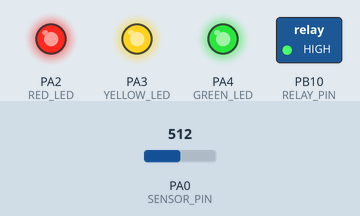
The sketch below on a simulated STM32 Blue Pill. Parts: switched loads named in the sketch (green lamp = pin HIGH), output pins drawn as LEDs (lit = HIGH). The inputs (shaded band) are chosen by the test bench; at power-on: PA0 (SENSOR_PIN) = 512 (analog values on the 0–1023 scale).

Above: at 1.2 s.
1.3 s: PA0 (SENSOR_PIN) set to 461
2.8 s: PA0 (SENSOR_PIN) set to 440
At 3.4 s:
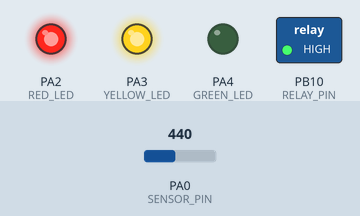
4.3 s: PA0 (SENSOR_PIN) set to 356
5.8 s: PA0 (SENSOR_PIN) set to 334
At 7.0 s:
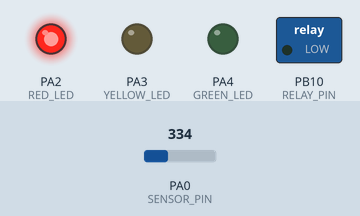
7.3 s: PA0 (SENSOR_PIN) set to 511
At 7.8 s:
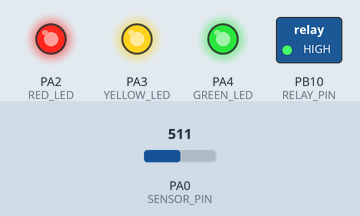
8.8 s: PA0 (SENSOR_PIN) set to 306
At 9.7 s:
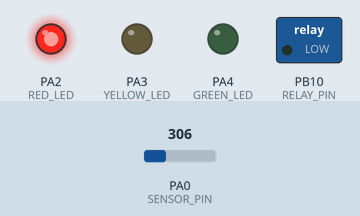
Timing chart, 0 to 11.4 s (numbered marks = the images above; inputs shaded):
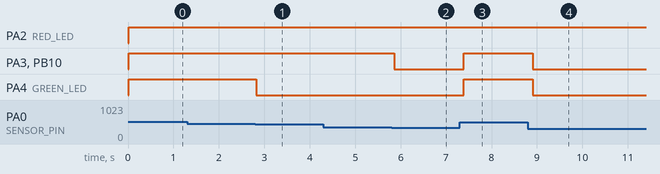

Measured:
- the behaviour switches between 450 and 449 on PA0 (SENSOR_PIN) (found by bisection; images 0 and 1)
- the behaviour switches between 342 and 341 on PA0 (SENSOR_PIN) (found by bisection; images 1 and 2)
- after the input at 1.3 s, every drawn part: stays the same
- after the input at 2.8 s, PA4 (GREEN_LED): HIGH → LOW at once
- after the input at 4.3 s, every drawn part: stays the same
- after the input at 5.8 s, PA3 (YELLOW_LED), PB10 (RELAY_PIN): HIGH → LOW after 0.06 s
- after the input at 7.3 s, PA3 (YELLOW_LED), PA4 (GREEN_LED), PB10 (RELAY_PIN): LOW → HIGH after 0.08 s
- after the input at 8.8 s, PA3 (YELLOW_LED), PA4 (GREEN_LED), PB10 (RELAY_PIN): HIGH → LOW after 0.10 s

The sketch:

Water_Tank_Controller.ino
```cpp
// ============================================================================
// Automatic Water Tank Controller
// STM32 Blue Pill (STM32F103C8T6) | Arduino / STM32duino Core
// ============================================================================
//
// WIRING SUMMARY:
// - Water Sensor : (+) -> 3.3V, (-) -> GND, (S) -> PA0
// - Status LEDs  : Red -> PA2, Yellow -> PA3, Green -> PA4 (each via 220R to GND)
// - Relay Module : VCC -> 3.3V, GND -> GND, IN -> PB10
// - DC Pump      : Powered via Relay COM and NO (Normally Open) terminals
//
// BAR-GRAPH LED & MOTOR HYSTERESIS LOGIC:
// - Low  (< 1365)      : Red ON               | Motor turns ON  (Starts filling)
// - Mid  (1365 - 1799) : Red + Yellow ON      | Motor stays ON if rising from Red;
//                                               Motor stays OFF if falling from Green
// - Full (>= 1800)     : Red + Yellow + Green | Motor turns OFF (Tank full)
// ============================================================================

const int SENSOR_PIN  = PA0;   // Analog Water Level Sensor (ADC1 Ch 0)
const int RELAY_PIN   = PB10;  // Relay IN control pin
const int RED_LED     = PA2;   // Low Water Level LED
const int YELLOW_LED  = PA3;   // Mid Water Level LED
const int GREEN_LED   = PA4;   // Full Water Level LED

const int LOW_THRESHOLD  = 1365; // Pump triggers ON below this ADC reading
const int FULL_THRESHOLD = 1800; // Pump triggers OFF at or above this ADC reading

const bool RELAY_ACTIVE_LOW = true;

bool pumpOn = false; // Starts OFF on boot (if powered up in Yellow, waits until Red)

void setPump(bool state) {
  pumpOn = state;
  // Active-LOW relay (with Relay VCC on 3.3V): LOW (0V) = ON, HIGH (3.3V) = OFF
  bool pinLevel = RELAY_ACTIVE_LOW ? (state ? LOW : HIGH) : (state ? HIGH : LOW);
  digitalWrite(RELAY_PIN, pinLevel);
}

void setLeds(bool red, bool yellow, bool green) {
  digitalWrite(RED_LED,    red    ? HIGH : LOW);
  digitalWrite(YELLOW_LED, yellow ? HIGH : LOW);
  digitalWrite(GREEN_LED,  green  ? HIGH : LOW);
}

int readLevel() {
  long total = 0;
  for (int i = 0; i < 8; i++) {
    total += analogRead(SENSOR_PIN);
    delay(2);
  }
  return (int)(total / 8);
}

void setup() {
  pinMode(RELAY_PIN, OUTPUT);
  setPump(false); // Ensure motor is OFF on boot

  pinMode(RED_LED, OUTPUT);
  pinMode(YELLOW_LED, OUTPUT);
  pinMode(GREEN_LED, OUTPUT);

  pinMode(SENSOR_PIN, INPUT_ANALOG);
  analogReadResolution(12);

  setLeds(false, false, false);
}

void loop() {
  int waterLevel = readLevel();

  if (waterLevel < LOW_THRESHOLD) {
    // Tank Low: Turn motor ON, light Red LED only
    setPump(true);
    setLeds(true, false, false);
  }
  else if (waterLevel >= FULL_THRESHOLD) {
    // Tank Full: Turn motor OFF, light all 3 LEDs (Red + Yellow + Green)
    setPump(false);
    setLeds(true, true, true);
  }
  else {
    // Mid / Yellow Hysteresis Zone (1365 to 1799):
    // - If rising from Red, pumpOn is true  -> Motor stays ON
    // - If falling from Green, pumpOn is false -> Motor stays OFF
    setPump(pumpOn);
    setLeds(true, true, false); // Bar-graph: Red + Yellow ON, Green OFF
  }

  delay(100);
}
```
